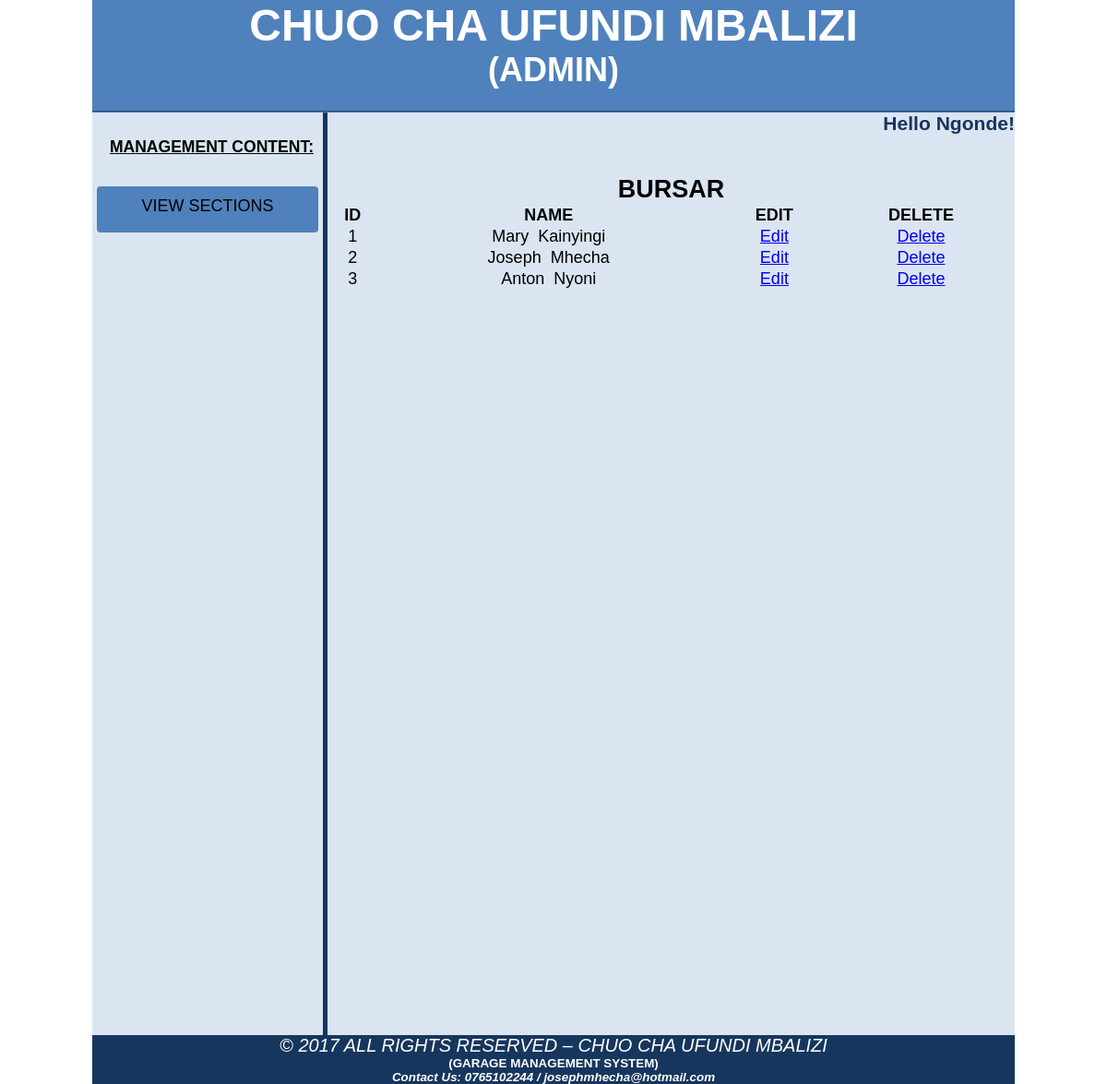
The page /admin/includes/view_bursar.php (signed in) on the database its author committed.
### tables this page shows
CREATE TABLE `bursar` (
  `b_id` int(10) NOT NULL,
  `b_fname` varchar(100) NOT NULL,
  `b_lname` varchar(100) NOT NULL,
  `b_pno` varchar(50) NOT NULL,
  `b_gender` text NOT NULL,
  `b_pass` varchar(100) NOT NULL
);

### admin/includes/view_bursar.php (the view, shortened to what this page needs)
<?php
if(!isset($_SESSION['a_lname'])){
	echo "<script>window.open('login.php?not_authorize=Authentication failure! Please Contact System Admin.','_self')</script>";
}
else {
?>
<!doctype html>
<html>
<head>
<link rel="stylesheet"  href="style.css" />
<link rel="stylesheet"  href="box_style.css" />
</head>
<body>
<div class="wrapper">
	<div class="header" align="center"><h1>CHUO CHA UFUNDI MBALIZI</h1><h2>(ADMIN)</h2></div>
	<div class="left">
	<br>
		<h3 style="padding: 10px; text-decoration: underline; font-weight: bold; ">MANAGEMENT CONTENT:</h3>
	<br>
		<button class="button" style="vertical-align: middle"><span><a href="http://localhost/GMS/admin/index.php?view_user">VIEW SECTIONS</a></span></button>
	</div>
	<div class="right">
	<h3 style="color: #16365d; text-align: right;"> Hello  <?php echo ucwords($_SESSION['a_lname']); ?>! </h3>
	<div align="center"> <br /> <br />
<table align="center" bgcolor="#dbe5f1" width="745">
	<tr>
		<td colspan="10" align="center" bgcolor="#dbe5f1" ><h2>BURSAR</h2></td>
	</tr>
	<tr>
		<th>ID</th>
		<th>NAME</th>
		<th>EDIT</th>
		<th>DELETE</th>
	</tr>
<?php
include ("db_con.php");
	$get_bursar= "select * from bursar";
	$run_bursar = mysqli_query($con, $get_bursar);
	$i=1;
	while ($row_bursar = mysqli_fetch_array($run_bursar, MYSQLI_ASSOC)){
		$b_id = $row_bursar['b_id'];
		$b_fname = $row_bursar['b_fname'];
		$b_lname = $row_bursar['b_lname'];
?>
   <tr align="center">
	    <td><?php echo $i++; $b_id ?></td>
	    <td><?php echo $b_fname; ?>&nbsp;&nbsp;<?php echo $b_lname; ?></td>
	    <td><a href="index.php?edit_bursar=<?php echo $b_id; ?>">Edit</a></td>
	    <td><a href="delete_bursar.php?delete_bursar=<?php echo $b_id; ?>"onclick="return confirm('Are you sure you want to delete?')">Delete</a></td>
  </tr>
<?php } ?>
</table>
	</div>
</div>
</body>
	<div align="center" style="background-color:#16365d; font-size: 20px; color: #fff;" >
	<i>© 2017 ALL RIGHTS RESERVED – CHUO CHA UFUNDI MBALIZI</i>
	<h6>(GARAGE MANAGEMENT SYSTEM)</h6>
	<h6><i>Contact Us: 0765102244 / josephmhecha@hotmail.com<i></h6>
	</div>
</html>
<?php } ?>

### admin/includes/style.css (style rules this page uses)
html, body, div, span, applet, object, iframe, h1, h2, h3, h4, h5, h6, p, blockquote, pre, a, abbr, acronym, address, big, cite, code, del, dfn, em, img, ins, kbd, q, s, samp, small, strike, strong, sub, sup, tt, var, b, u, i, center, dl, dt, dd, ol, ul, li, fieldset, form, label, legend, table, caption, tbody, tfoot, thead, tr, th, td, article, aside, canvas, details, embed, figure, figcaption, footer, header, hgroup, menu, nav, output, ruby, section, summary, time, mark, audio, video { margin: 0; padding: 0; border: 0; vertical-align: baseline; }
body { background-color:white; font-family: "Century Gothic", CenturyGothic, Geneva, AppleGothic, sans-serif; }
.wrapper { width: 1000px; margin: auto; }
.header { font-size: 24px; color: #fff; background-color: #4f81bc; height: 120px; width: 1000px; border-bottom-width: 2px; border-bottom-style: groove; border-bottom-color: #4f81bc; }
.left { font-size: 15px; font-weight: bold; background-color: #dbe5f1; text-align: right; display: block; float: left; height: 1000px; width: 250px; border-right-style: groove; border-right-color: #4f81bc; }
.left a { text-decoration: none; color: #000; font-size: 18px; text-align: right; padding: 8px; margin-bottom: 8px; display: block; }
.right { font-size: 18px; color: #000; background: #dbe5f1; float: right; height: 1000px; width: 745px; }
.button { display: inline-block; border-radius: 4px; background-color: #4f81bc; border: none; color: #FFFFFF; text-align: center; font-size: 28px; padding: 2px; width: 240px; transition: all 0.5s; cursor: pointer; margin: 5px; }
.button span { cursor: pointer; display: inline-block; position: relative; transition: 0.5s; }
.button span:after { content: '\00bb'; position: absolute; opacity: 0; top: 0; right: -20px; transition: 0.5s; }

### rows shown on the page
bursar: b_fname "Mary", b_lname "Kainyingi"
bursar: b_fname "Joseph", b_lname "Mhecha"
bursar: b_fname "Anton", b_lname "Nyoni"

### other values the page prints
$_SESSION['a_lname'] "Ngonde"
